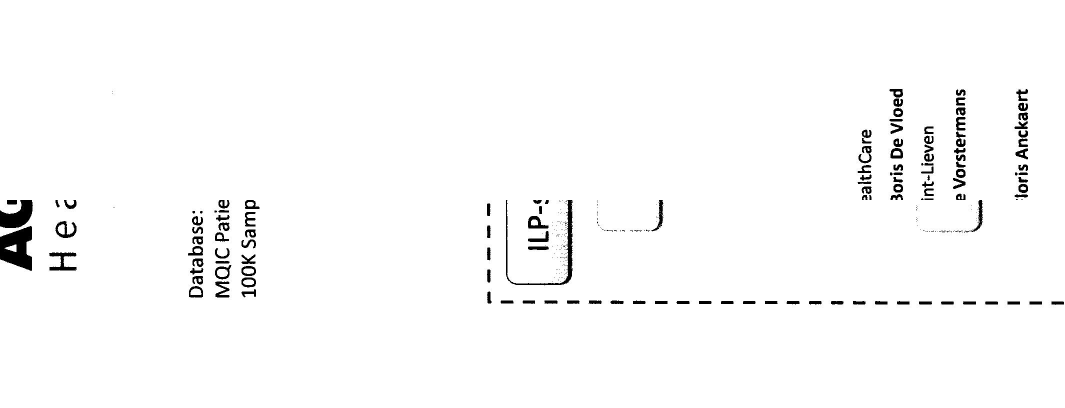
#> input picture backend/test.jpg, 2130 x 815 px (shown at 1/2 size)
$ python -i util.py   (imports and definitions only)
#> lines starting #> are read from the running program, lines starting #| are printed output that depends on the picture; after the words box and inside, x2 and y2 are one past the last pixel; in counts of white or black regions, pixels touching at a corner belong together
#> further down, picture is the input picture: PIL image 2130x815 L; min 0, max 255, mean 250
import re, io
from typing import Literal
import pytesseract
from PIL import ImageEnhance, Image, ImageFilter
from roman_numeral import RomanNumeral

log_messages = []

def extract_header_footer(full_image, doc_len=None):
    # Crop header and footer
    header = full_image.crop((120, 20, 2250, 420))
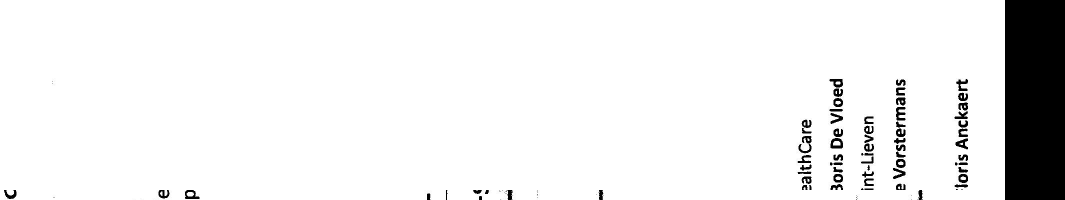
#> header: PIL image 2130x400 L (shown at 1/2 size); min 0, max 255, mean 237.2
    footer = full_image.crop((120, 3085, 2250, 3500))
#> footer: PIL image 2130x415 L; every value is 0

    # Convert to grayscale
    header_gray = header.convert("L")
    footer_gray = footer.convert("L")

    # Apply binary threshold (turns into black & white only)
    threshold = 160  # Adjust as needed
    header_bw = header_gray.point(lambda x: 255 if x > threshold else 0, mode='1')
#> header_bw: PIL image 2130x400 1; 93% white; 98 black regions (28 under 20 px), largest, box (x1, y1, x2, y2) and area: (2010, 0, 2130, 400) 48000, (1661, 276, 1686, 297) 337, (1792, 214, 1811, 241) 324
    footer_bw = footer_gray.point(lambda x: 255 if x > threshold else 0, mode='1')

    # Get dimensions
    width = header_bw.width
#> width = 2130
    header_height = header_bw.height
#> header_height = 400
    footer_height = footer_bw.height
#> footer_height = 415
    gap = 0 # gap = 3085 - 420

    # Create a new black background image
    total_height = header_height + gap + footer_height
#> total_height = 815
    combined_image = Image.new("L", (width, total_height), color=0)  # 'L' mode, black background
#> combined_image: PIL image 2130x815 L; every value is 0

    # Paste header and footer
    combined_image.paste(header_bw, (0, 0))
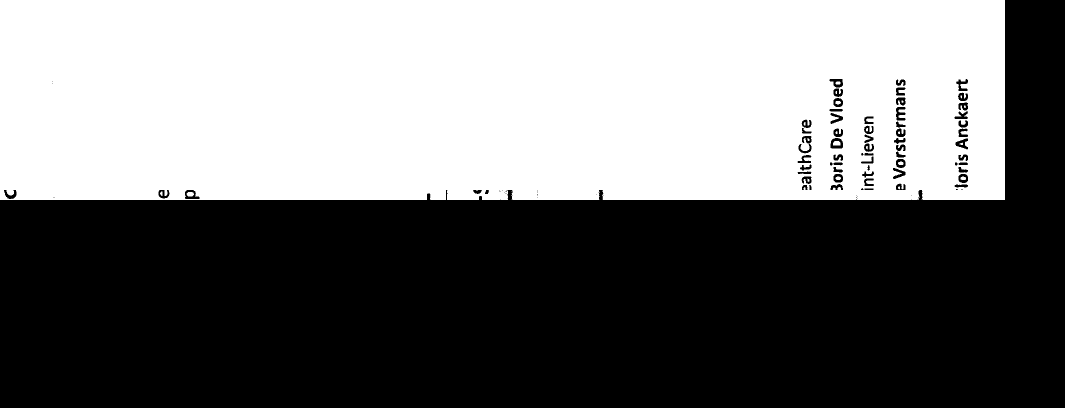
#> combined_image: PIL image 2130x815 L (shown at 1/2 size); 45.7% white; 24 white regions (10 under 20 px), largest, box (x1, y1, x2, y2) and area: (0, 0, 2010, 400) 791655, (1666, 282, 1681, 291) 122, (373, 384, 388, 393) 111
    combined_image.paste(footer_bw, (0, header_height + gap))
    combined_image = combined_image.filter(ImageFilter.EDGE_ENHANCE_MORE)

    return to_string(combined_image, doc_len=doc_len)

def to_string(image, psm=None, whitelist=None, doc_len=1000):
    custom_psm = psm or 6
    if custom_psm < 0 or custom_psm > 13:
        raise "psm must be between 0 and 13"
    custom_whitelist = whitelist or "0123456789ivx"
    custom_config = f"--oem 2 --psm {custom_psm} -c tessedit_char_whitelist={custom_whitelist}"
    # OCR with contrast already handled by binarization
#> (the run stopped early here; a loop or call above may not have finished)
